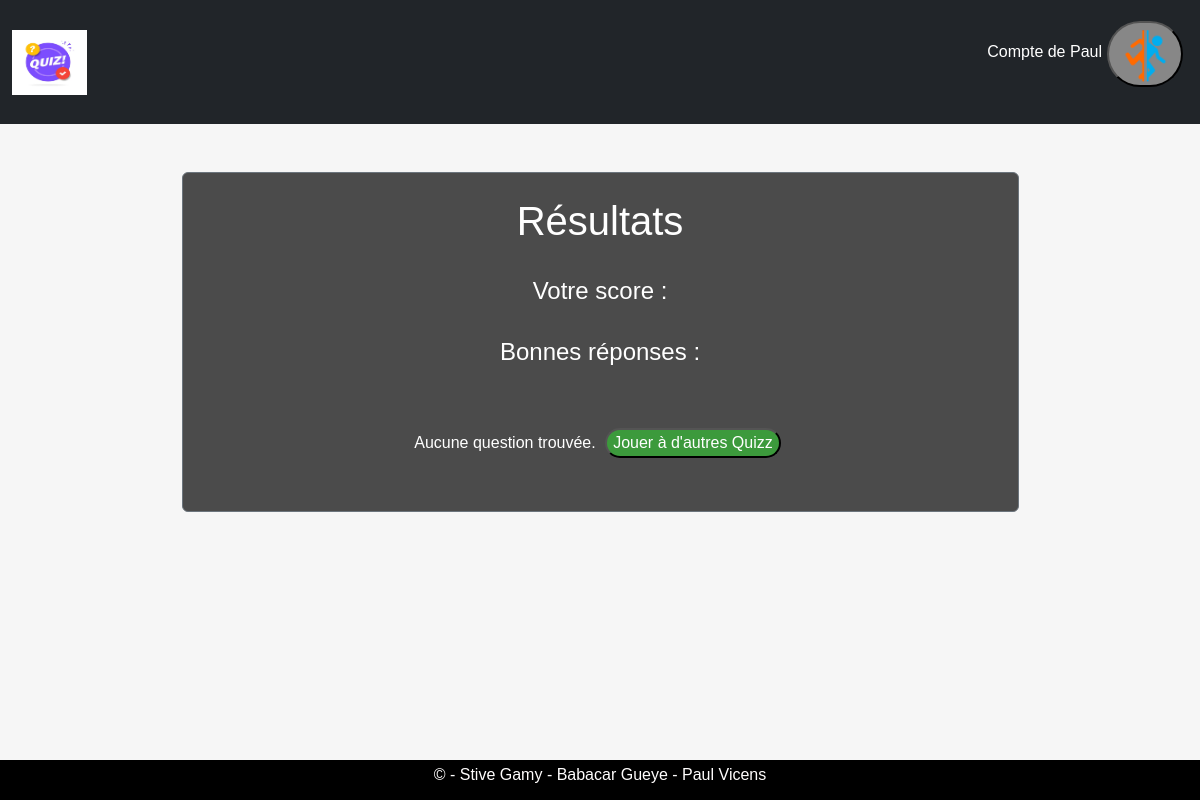
/Resultat.php?id_quizz=93 (signed in), run on an earlier commit of the app's database.
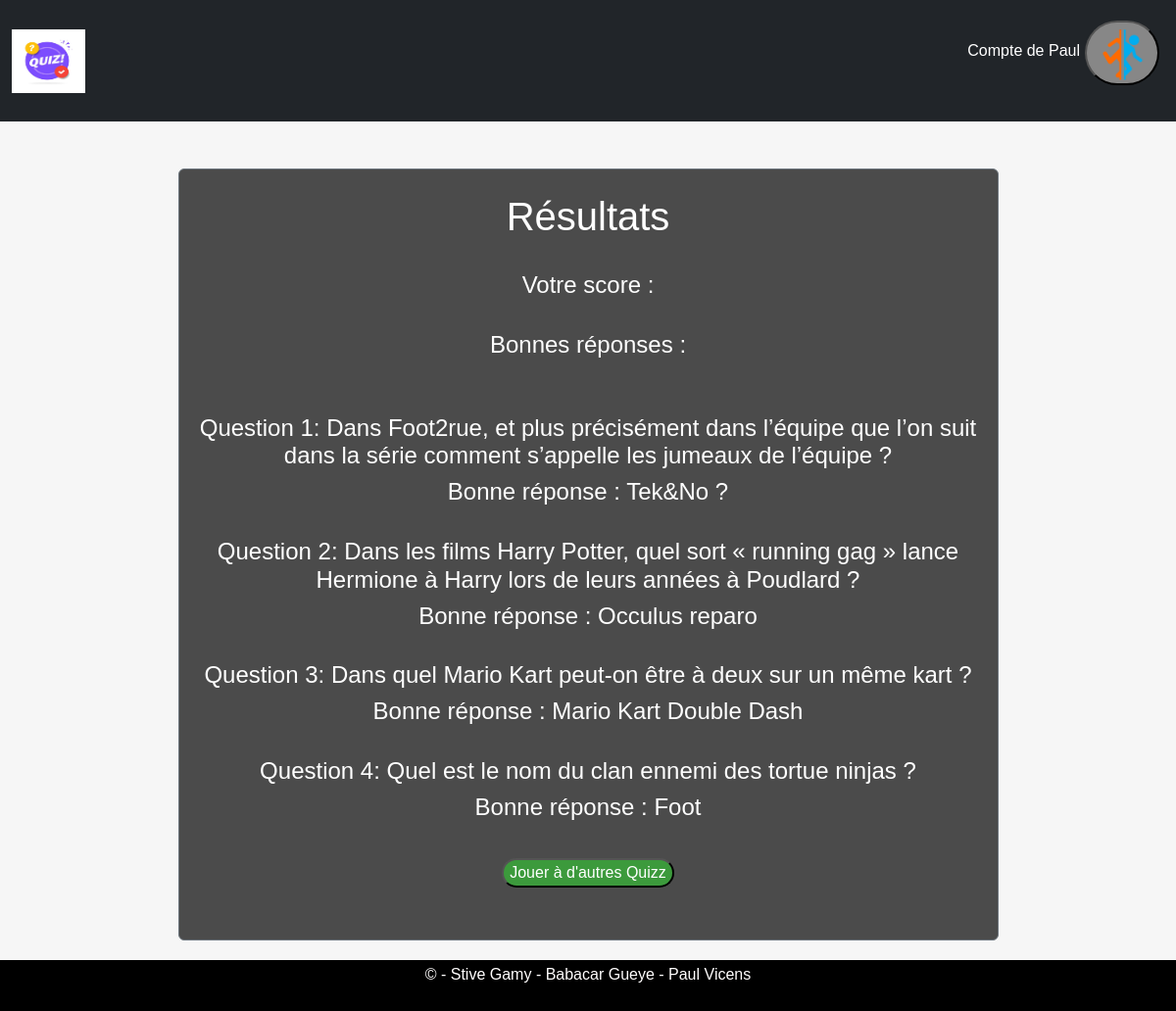
And on a later commit of the database.
### tables this page shows
CREATE TABLE IF NOT EXISTS `choices` (
  `id_choice` int NOT NULL AUTO_INCREMENT,
  `id_question` int NOT NULL,
  `bonne_reponse` varchar(100) NOT NULL,
  `reponse` varchar(255) NOT NULL,
  `reponce` varchar(100) NOT NULL,
  `reponze` varchar(100) NOT NULL,
  PRIMARY KEY (`id_choice`),
  KEY `id_question` (`id_question`)
);

CREATE TABLE IF NOT EXISTS `questions` (
  `id_question` int NOT NULL AUTO_INCREMENT,
  `id_quizz` int NOT NULL,
  `intitule` varchar(255) DEFAULT NULL,
  `date_creation` date DEFAULT NULL,
  PRIMARY KEY (`id_question`),
  KEY `id_quizz` (`id_quizz`)
);

### Resultat.php (the view, shortened to what this page needs)
<?php
$connect_bdd = mysqli_connect("127.0.0.1", "root", "", "quizzeo");
$id_quizz = $_GET['id_quizz'];
$score = $_GET['score'];
$test = "SELECT * FROM questions WHERE id_quizz='$id_quizz'";
$result = mysqli_query($connect_bdd, $test);
?>
<html>
<head>
    <link href="https://cdn.jsdelivr.net/npm/bootstrap@5.3.0/dist/css/bootstrap.min.css" rel="stylesheet">
    <link rel="stylesheet" href="connectE.css">
</head>
<body>
<nav class="navbar navbar-expand navbar-dark bg-dark">
            <div class="container-fluid">
                <a href="index.php"><img class="navbar-brand" src="img/logo-quiz-symboles-bulle-dialogue-concept-spectacle-questionnaire-chante-bouton-quiz-concours-questions-examen-embleme-moderne-interview_180786-72.avif" width="75" height="75" class="d-inline-block align-center" alt="Erreur"></a>
                <div class="navbar" id="navbarNav">
                    <ul class="navbar-nav  ">
                        <div class="inscri">
                            <li class="nav-item">
                                <br><p class="bonjour">Compte de <span><?php echo ucfirst($_SESSION["pseudo"]); ?></span></p>
                            </li>
                        </div>
                        <div class="form-inline">
                            <li class="nav-item">
                            <form action="" method="post">
                                    <div class="tamere"><button class="deco"><img src="img\portal.png"width="60px" height="60px" class="d-inline-block align-center" alt=""></button></div>
                                </form>
                            </li>
                        </div>
                    </ul>
                </div>
            </div>
        </nav><br><br>
        <div class="container">
            <div class="border border-secondary w-75 mx-auto rounded bidoop"><br>
                <h3>Résultats</h3><br>
                <h4>Votre score : <?php echo $score; ?></h4><br>
                <h4>Bonnes réponses :</h4><br><br>
                <?php
                    if ($result->num_rows > 0) {
                        $questionIndex = 0;
                        while ($row = $result->fetch_assoc()) {
                            $questionId = $row['id_question'];
                            $questionText = $row['intitule'];
                            $sql = "SELECT * FROM choices WHERE id_question='$questionId'";
                            $resulte = mysqli_query($connect_bdd, $sql);
                                if ($resulte->num_rows > 0) {
                                    while ($row = $resulte->fetch_assoc()) {
                                        $responseText = $row["bonne_reponse"];
                                        echo "<h4>Question " . ($questionIndex + 1) . ": $questionText</h4>";
                                        echo "<h4>Bonne réponse : $responseText</h4><br>";
                                    }
                                }
                            $questionIndex++;
                        }
                    } else {
                        echo "Aucune question trouvée.";
                    }
                ?>
                <a href="<?php
                            if ($_SESSION["role"] === "quizzer") {
                                echo "quizzer.php";
                            } elseif ($_SESSION["role"] === "admin") {
                                echo "admin.php";
                            } else {
                                echo "user.php";
                            }
                        ?>">
                    <button>Jouer à d'autres Quizz</button><br><br>
                </a><br>
            </div>
        </div>
        <br><br><br>
        <footer class="fixed_footer">
            <div class="content">
                <p>&copy; - Stive Gamy  -  Babacar Gueye -  Paul Vicens </p>
            </div>
        </footer>
    </body>
</html>

What changed in the data, as far as the page shows it:
added choices: id_question.intitule "Dans Foot2rue, et plus précisément dans l’équipe que l’on suit dans la série comment s’appelle les jumeaux de l’équipe ?", bonne_reponse "Tek&No ?"
added choices: id_question.intitule "Dans les films Harry Potter, quel sort « running gag » lance Hermione à Harry lors de leurs années à Poudlard ?", bonne_reponse "Occulus reparo"
added choices: id_question.intitule "Dans quel Mario Kart peut-on être à deux sur un même kart ?", bonne_reponse "Mario Kart Double Dash"
added choices: id_question.intitule "Quel est le nom du clan ennemi des tortue ninjas ?", bonne_reponse "Foot"
Also different on the page:
text no longer shown: "Aucune question trouvée."
